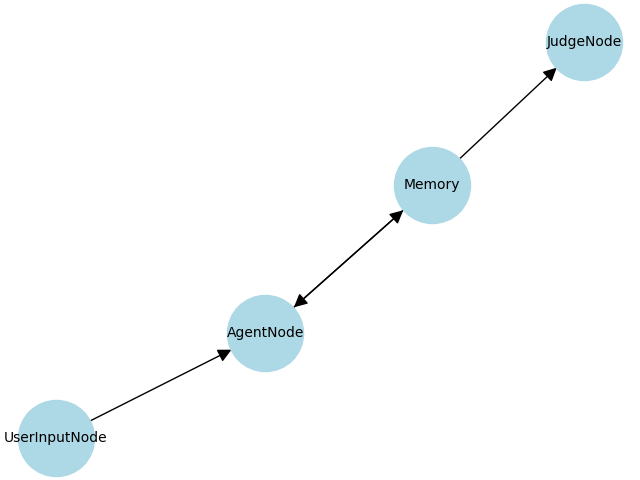

Here is the Python script that generated this plot:
import networkx as nx
import matplotlib.pyplot as plt

def create_dag():
    G = nx.DiGraph()

    G.add_node("UserInputNode")
    G.add_node("AgentNode")
    G.add_node("Memory")
    G.add_node("JudgeNode")

    G.add_edge("UserInputNode", "AgentNode")
    G.add_edge("AgentNode", "Memory")
    G.add_edge("Memory", "AgentNode")
    G.add_edge("Memory", "JudgeNode")

    pos = nx.spring_layout(G)
    nx.draw(G, pos, with_labels=True, node_size=3000, node_color="lightblue", arrowsize=20, font_size=10)
    plt.title("Multi-Agent Debate DAG")
    plt.savefig("dag_diagram.png")
    plt.show()

if __name__ == "__main__":
    create_dag()